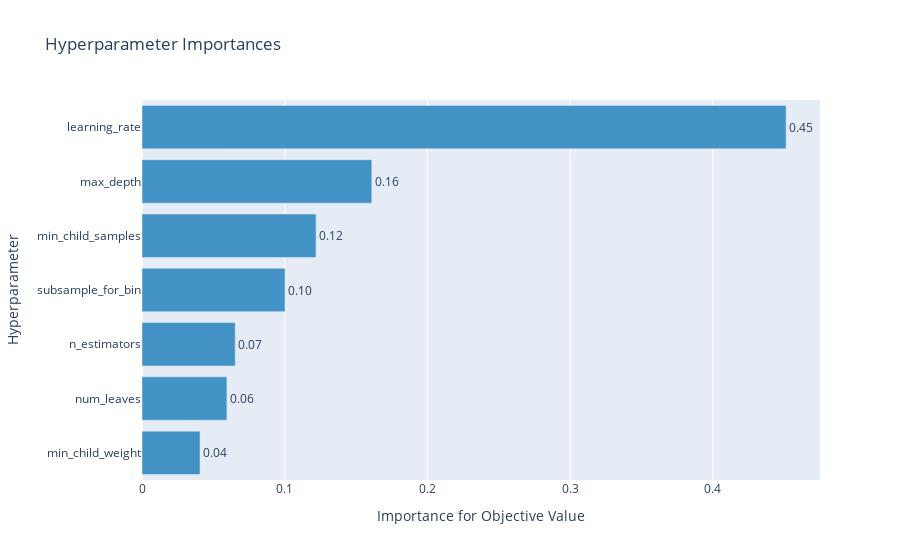

The notebook cell this image was saved under:
### Code cell
optuna.visualization.plot_param_importances(study)

### Figure 1 — Plotly figure (JSON) as saved in the notebook; plotly's stock layout.template omitted (floating-point values rounded to 4 significant figures)
{"data": [{"cliponaxis": false, "hovertemplate": ["min_child_weight (FloatDistribution): 0.04065779358674469<extra></extra>", "num_leaves (IntDistribution): 0.05950601356484232<extra></extra>", "n_estimators (IntDistribution): 0.06532260592421267<extra></extra>", "subsample_for_bin (IntDistribution): 0.10020152695119473<extra></extra>", "min_child_samples (IntDistribution): 0.12195756974596483<extra></extra>", "max_depth (IntDistribution): 0.16101807035335186<extra></extra>", "learning_rate (FloatDistribution): 0.45133641987368883<extra></extra>"], "marker": {"color": "rgb(66,146,198)"}, "orientation": "h", "text": ["0.04", "0.06", "0.07", "0.10", "0.12", "0.16", "0.45"], "textposition": "outside", "type": "bar", "x": [0.04066, 0.05951, 0.06532, 0.1002, 0.122, 0.161, 0.4513], "y": ["min_child_weight", "num_leaves", "n_estimators", "subsample_for_bin", "min_child_samples", "max_depth", "learning_rate"]}], "layout": {"showlegend": false, "title": {"text": "Hyperparameter Importances"}, "xaxis": {"title": {"text": "Importance for Objective Value"}}, "yaxis": {"title": {"text": "Hyperparameter"}}}}
